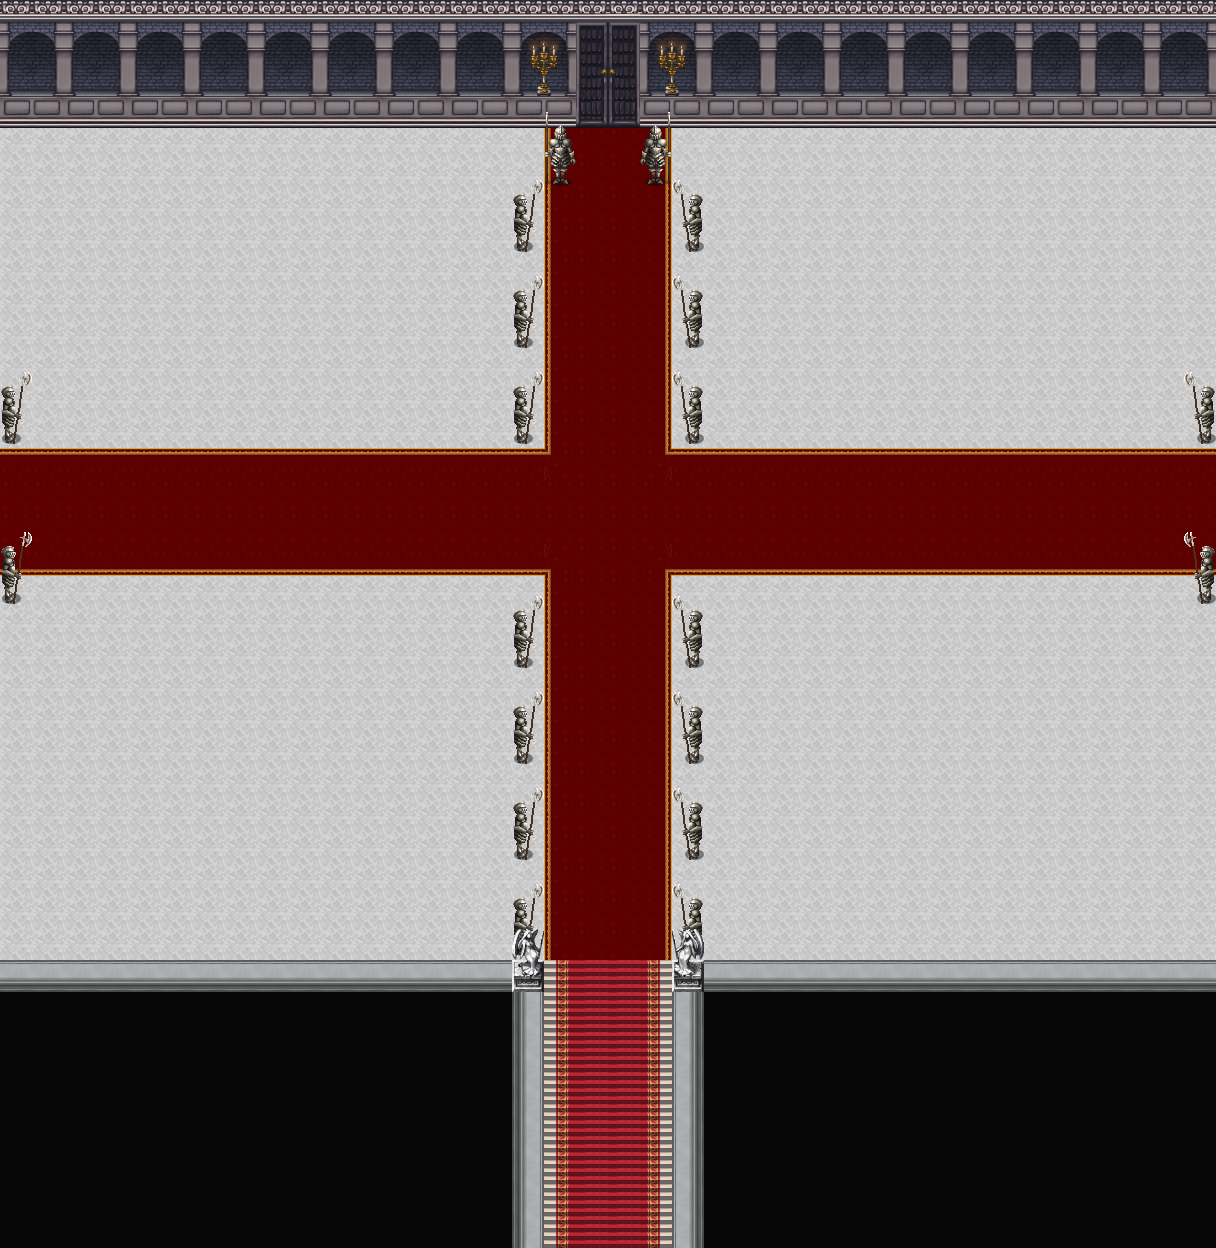

This is a level from a 2D game, rendered from its Tiled map with the project's own tilesets. A one-line summary and the map file follow, with tile-layer data summarised:
An orthogonal 38x39 tile map with 32x32 px tiles, 11 tile layers (Floor, carpet, Wall, doors, ...), 12 tilesets and 29 objects (точка спавна).

<map version="1.10" tiledversion="1.11.2" orientation="orthogonal" renderorder="right-down" width="38" height="39" tilewidth="32" tileheight="32" infinite="0" nextlayerid="20" nextobjectid="403">
 <tileset firstgid="1" source="room1.tsx" />
 <tileset firstgid="129" source="room_2.tsx" />
 <tileset firstgid="321" source="room_5.tsx" />
 <tileset firstgid="577" source="room_3.tsx" />
 <tileset firstgid="833" source="room_6.tsx" />
 <tileset firstgid="1089" source="room_8.tsx" />
 <tileset firstgid="1345" source="room_7.tsx" />
 <tileset firstgid="1601" name="sun_god" tilewidth="32" tileheight="32" tilecount="9" columns="3">
  <image source="Tilesets/sun_god.png" width="96" height="106" />
 </tileset>
 <tileset firstgid="1610" name="carpet" tilewidth="32" tileheight="32" tilecount="9" columns="3">
  <image source="Tilesets/cover+.png" width="96" height="96" />
 </tileset>
 <tileset firstgid="1619" name="carpet_papich" tilewidth="32" tileheight="32" tilecount="36" columns="6">
  <image source="Tilesets/carpet_papich.png" width="192" height="192" />
 </tileset>
 <tileset firstgid="1655" name="Doors_royal" tilewidth="32" tileheight="32" tilecount="8" columns="2">
  <image source="Tilesets/Doors_royal.png" width="64" height="128" />
 </tileset>
 <tileset firstgid="1663" name="royal_tile" tilewidth="32" tileheight="32" tilecount="2" columns="2">
  <image source="Tilesets/royal_tile.png" width="64" height="32" />
 </tileset>
 <layer id="1" name="Floor" width="38" height="39">
  <data>[1482 cells, 1480 non-empty, 12 distinct tile ids]</data>
 </layer>
 <layer id="18" name="carpet" width="38" height="39">
  <data>[1482 cells, 240 non-empty, 5 distinct tile ids]</data>
 </layer>
 <layer id="17" name="Wall" width="38" height="39">
  <data>[1482 cells, 144 non-empty, 16 distinct tile ids]</data>
 </layer>
 <layer id="19" name="doors" width="38" height="39">
  <data>[1482 cells, 8 non-empty, 8 distinct tile ids]</data>
 </layer>
 <layer id="16" name="TheGuardians" width="38" height="39">
  <properties>
   <property name="overlap_player" type="bool" value="true" />
  </properties>
  <data>[1482 cells, 60 non-empty, 9 distinct tile ids]</data>
 </layer>
 <layer id="10" name="statue" width="38" height="39">
  <properties>
   <property name="render_order" value="foreground" />
  </properties>
  <data>[1482 cells, 50 non-empty, 5 distinct tile ids]</data>
 </layer>
 <layer id="14" name="fence" width="38" height="39">
  <data>[1482 cells, 0 non-empty, 0 distinct tile ids]</data>
 </layer>
 <layer id="15" name="columns" width="38" height="39">
  <data>[1482 cells, 0 non-empty, 0 distinct tile ids]</data>
 </layer>
 <layer id="9" name="chairs" width="38" height="39">
  <data>[1482 cells, 0 non-empty, 0 distinct tile ids]</data>
 </layer>
 <layer id="3" name="tables" width="38" height="39">
  <data>[1482 cells, 0 non-empty, 0 distinct tile ids]</data>
 </layer>
 <layer id="4" name="Decorations" width="38" height="39">
  <data>[1482 cells, 0 non-empty, 0 distinct tile ids]</data>
 </layer>
 <objectgroup id="13" name="PlayerSpawn">
  <properties>
   <property name="type" value="player_spawn" />
  </properties>
  <object id="352" name="точка спавна" x="605.356" y="1210.08">
   <properties>
    <property name="object_type" value="player_spawn" />
   </properties>
   <point />
  </object>
  <object id="402" x="603.333" y="261">
   <properties>
    <property name="object_type" value="royal_door_spawn" />
   </properties>
   <point />
  </object>
 </objectgroup>
 <objectgroup id="2" name="CollisionLayer">
  <properties>
   <property name="collision" type="bool" value="true" />
  </properties>
  <object id="361" x="543.727" y="160.364" width="32.2727" height="31.6364">
   <properties>
    <property name="interactive" type="bool" value="true" />
    <property name="interactive_type" value="royal_guard" />
   </properties>
  </object>
  <object id="362" x="639.818" y="159.727" width="32.1818" height="32.2727">
   <properties>
    <property name="interactive" type="bool" value="true" />
    <property name="interactive_type" value="royal_guard" />
   </properties>
  </object>
  <object id="363" x="0.00296261" y="-0.408278" width="1216" height="128.826" />
  <object id="365" x="512" y="223.636" width="32" height="32.3636">
   <properties>
    <property name="interactive" type="bool" value="true" />
    <property name="interactive_type" value="royal_guard" />
   </properties>
  </object>
  <object id="367" x="511.636" y="319.727" width="32.3636" height="32.2727">
   <properties>
    <property name="interactive" type="bool" value="true" />
    <property name="interactive_type" value="royal_guard" />
   </properties>
  </object>
  <object id="370" x="511.818" y="415.909" width="32.1818" height="32.0909">
   <properties>
    <property name="interactive" type="bool" value="true" />
    <property name="interactive_type" value="royal_guard" />
   </properties>
  </object>
  <object id="371" x="671.875" y="415.75" width="32.125" height="32.25">
   <properties>
    <property name="interactive" type="bool" value="true" />
    <property name="interactive_type" value="royal_guard" />
   </properties>
  </object>
  <object id="374" x="672" y="320" width="32" height="32">
   <properties>
    <property name="interactive" type="bool" value="true" />
    <property name="interactive_type" value="royal_guard" />
   </properties>
  </object>
  <object id="375" x="672.125" y="223.875" width="31.875" height="32.125">
   <properties>
    <property name="interactive" type="bool" value="true" />
    <property name="interactive_type" value="royal_guard" />
   </properties>
  </object>
  <object id="376" x="670.667" y="638.333" width="33.3333" height="33.6667">
   <properties>
    <property name="interactive" type="bool" value="true" />
    <property name="interactive_type" value="royal_guard" />
   </properties>
  </object>
  <object id="377" x="671" y="735.667" width="33" height="32.3333">
   <properties>
    <property name="interactive" type="bool" value="true" />
    <property name="interactive_type" value="royal_guard" />
   </properties>
  </object>
  </objectgroup>
 <objectgroup id="6" name="Triggers">
  <!-- 1 objects omitted --></objectgroup>
 <objectgroup id="7" name="SpawnPoints" />
</map>
<!-- 16 of 29 objects omitted -->
